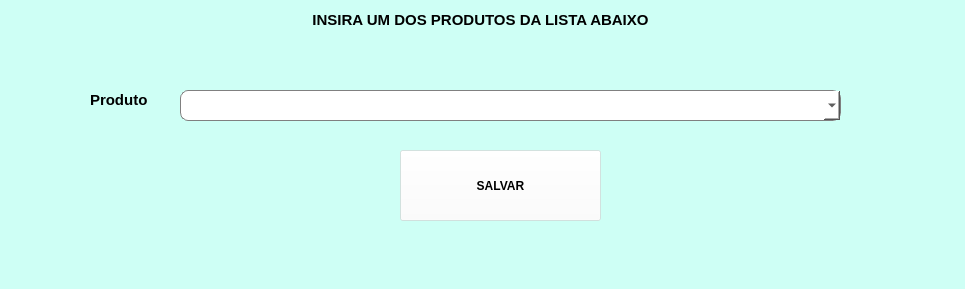
<?xml version="1.0" encoding="UTF-8"?>
<ui version="4.0">
 <class>MainWindow</class>
 <widget class="QMainWindow" name="MainWindow">
  <property name="geometry">
   <rect>
    <x>0</x>
    <y>0</y>
    <width>965</width>
    <height>289</height>
   </rect>
  </property>
  <property name="minimumSize">
   <size>
    <width>965</width>
    <height>289</height>
   </size>
  </property>
  <property name="maximumSize">
   <size>
    <width>965</width>
    <height>289</height>
   </size>
  </property>
  <property name="windowTitle">
   <string>Alterar Produto</string>
  </property>
  <property name="styleSheet">
   <string notr="true">background-color: rgb(206, 255, 245);</string>
  </property>
  <widget class="QWidget" name="centralwidget">
   <widget class="QLabel" name="label_2">
    <property name="geometry">
     <rect>
      <x>90</x>
      <y>90</y>
      <width>71</width>
      <height>21</height>
     </rect>
    </property>
    <property name="text">
     <string>&lt;html&gt;&lt;head/&gt;&lt;body&gt;&lt;p&gt;&lt;span style=&quot; font-size:11pt; font-weight:600;&quot;&gt;Produto&lt;/span&gt;&lt;/p&gt;&lt;/body&gt;&lt;/html&gt;</string>
    </property>
   </widget>
   <widget class="QLabel" name="label_4">
    <property name="geometry">
     <rect>
      <x>210</x>
      <y>10</y>
      <width>541</width>
      <height>21</height>
     </rect>
    </property>
    <property name="text">
     <string>&lt;html&gt;&lt;head/&gt;&lt;body&gt;&lt;p align=&quot;center&quot;&gt;&lt;span style=&quot; font-size:11pt; font-weight:600;&quot;&gt;INSIRA UM DOS PRODUTOS DA LISTA ABAIXO&lt;/span&gt;&lt;/p&gt;&lt;/body&gt;&lt;/html&gt;</string>
    </property>
   </widget>
   <widget class="QPushButton" name="botao_salvar_alterar_produto">
    <property name="geometry">
     <rect>
      <x>400</x>
      <y>150</y>
      <width>201</width>
      <height>71</height>
     </rect>
    </property>
    <property name="styleSheet">
     <string notr="true">background-color: rgba(255, 255, 255, 0.4);
font: 10pt &quot;MS Shell Dlg 2&quot;;
font: bold</string>
    </property>
    <property name="text">
     <string>SALVAR</string>
    </property>
   </widget>
   <widget class="QComboBox" name="lista_pacotes">
    <property name="geometry">
     <rect>
      <x>180</x>
      <y>90</y>
      <width>661</width>
      <height>31</height>
     </rect>
    </property>
    <property name="styleSheet">
     <string notr="true">background-color: rgb(255, 255, 255);
border: 1px solid gray;
padding-left: 5px;
font: 75 10pt &quot;Nirmala UI&quot;;
border-radius: 8px;

</string>
    </property>
    <property name="duplicatesEnabled">
     <bool>false</bool>
    </property>
    <property name="frame">
     <bool>false</bool>
    </property>
   </widget>
  </widget>
  <widget class="QMenuBar" name="menubar">
   <property name="geometry">
    <rect>
     <x>0</x>
     <y>0</y>
     <width>965</width>
     <height>26</height>
    </rect>
   </property>
  </widget>
  <widget class="QStatusBar" name="statusbar"/>
 </widget>
 <resources/>
 <connections/>
</ui>
